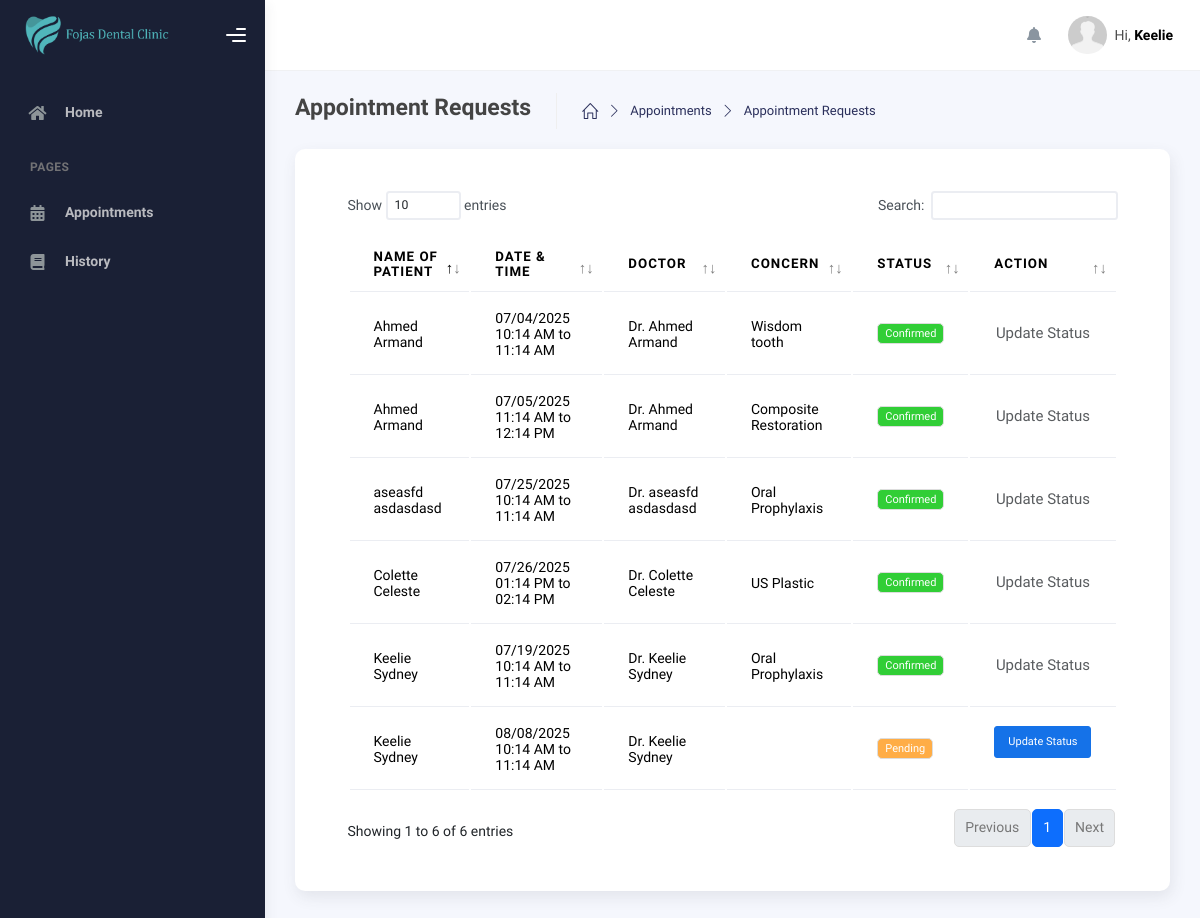
Page /modules/admin/requests.php (signed in) on the earlier database version.
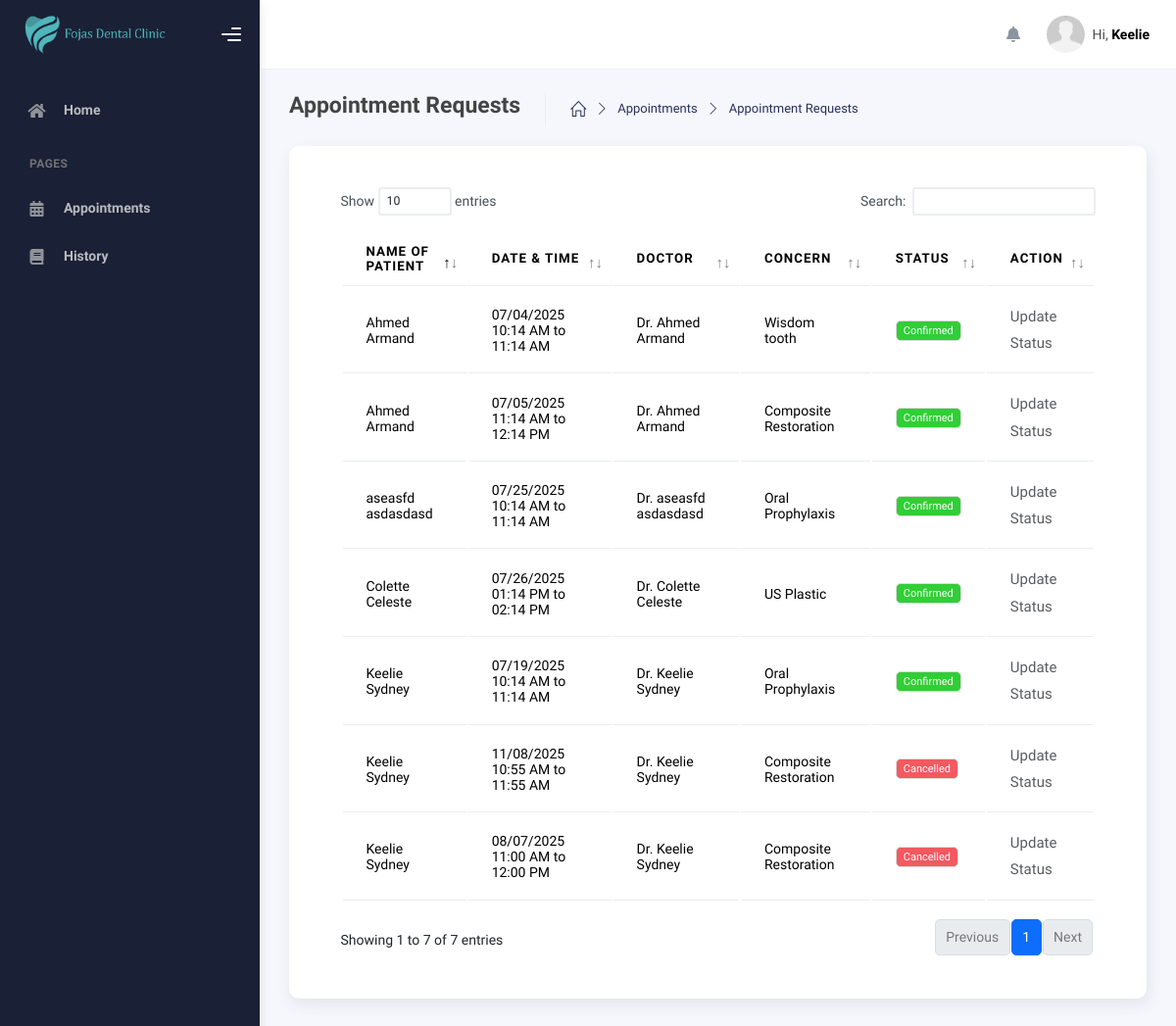
Same page on the later database version.
### tables this page shows
CREATE TABLE `appointments` (
  `id` int(11) NOT NULL,
  `user_id` int(11) NOT NULL,
  `user_id_patient` int(11) NOT NULL,
  `appointment_id` int(110) NOT NULL,
  `concern` varchar(255) NOT NULL,
  `confirmed` int(11) NOT NULL,
  `appointment_time` varchar(100) NOT NULL,
  `appointment_date` varchar(100) NOT NULL,
  `date_created` date NOT NULL,
  `date_updated` date NOT NULL,
  `remarks` varchar(255) DEFAULT NULL,
  `walk_in` int(11) DEFAULT NULL
);

CREATE TABLE `users` (
  `id` int(11) NOT NULL,
  `user_id` int(100) NOT NULL,
  `role_id` int(11) NOT NULL,
  `first_name` varchar(250) NOT NULL,
  `middle_name` varchar(255) NOT NULL,
  `last_name` varchar(255) NOT NULL,
  `mobile_number` varchar(255) NOT NULL,
  `email` varchar(255) DEFAULT NULL,
  `password` varchar(255) NOT NULL,
  `date_of_birth` date NOT NULL,
  `date_created` date NOT NULL,
  `date_updated` date NOT NULL,
  `token` varchar(255) DEFAULT NULL,
  `address` varchar(255) DEFAULT NULL,
  `otp` varchar(100) DEFAULT NULL
);

### modules/admin/requests.php (the view, shortened to what this page needs)
<?php
include_once($_SERVER['DOCUMENT_ROOT'] . '/dental_appointment/includes/header.php');
$first_name = $_SESSION['first_name'];
?>
    <div class="wrapper">
      <?php include '../../includes/sidebar.php'; ?>
      <div class="main-panel">
        <?php include '../../includes/topbar.php'; ?>
        <div class="container">
          <div class="page-inner">
            <div class="page-header">
                <span class="d-flex justify-content-between align-items-center w-100">
                    <span class="d-flex">
                        <h4 class="page-title">Appointment Requests</h4>
                        <ul class="breadcrumbs d-flex justify-items-center align-items-center">
                            <li class="nav-home">
                            <a href="dashboard.php">
                                <i class="icon-home"></i>
                            </a>
                            </li>
                            <li class="separator">
                                <i class="icon-arrow-right"></i>
                            </li>
                            <li class="nav-item">
                                <a href="appointments.php">Appointments</a>
                            </li>
                            <li class="separator">
                                <i class="icon-arrow-right"></i>
                            </li>
                            <li class="nav-item">
                                <a href="#">Appointment Requests</a>
                            </li>
                        </ul>
                    </span>
                </span>
            </div>
            <div class="page-category">
                <div class="card p-5">
                    <div class="table-responsive">
                    <table class="display table table-border table-hover" id="dataTable">
                        <thead>
                            <tr>
                                <th>Name of Patient</th>
                                <th>Date & Time</th>
                                <th>Doctor</th>
                                <th>Concern</th>
                                <th>Status</th>
                                <th>Action</th>
                            </tr>
                        </thead>
                        <tbody>
                            <?php
                                $query_appointments = "SELECT appointments.user_id, appointments.user_id_patient, appointments.concern, appointments.appointment_date, users.first_name, users.middle_name, users.last_name, schedule.start_time, schedule.end_time, appointments.confirmed, appointments.appointment_time, appointments.appointment_id
                                FROM appointments
                                LEFT JOIN users
                                ON
                                appointments.user_id_patient = users.user_id
                                LEFT JOIN schedule
                                ON appointments.user_id = schedule.user_id";
                                $run_appointments = mysqli_query($conn,$query_appointments);
                                if(mysqli_num_rows($run_appointments) > 0){
                                    foreach($run_appointments as $row_appointment){
                                        ?>
                                        <tr>
                                            <td><?php echo $row_appointment['first_name'] . " " . $row_appointment['last_name']?></td>
                                            <td><?php echo $row_appointment['appointment_date']. " ". $row_appointment['appointment_time']?></td>
                                            <td>Dr. <?php echo $row_appointment['first_name'] . " " . $row_appointment['last_name']?></td>
                                            <td><?php echo $row_appointment['concern']?></td>
                                            <td>
                                                <?php
                                                    $handler = match($row_appointment['confirmed']){
                                                        '1' => '<span class="badge bg-success">Confirmed</span>',
                                                        '2' => '<span class="badge bg-danger">Cancelled</span>',
                                                        default => '<span class="badge bg-warning">Pending</span>'
                                                    };
                                                    echo $handler;
                                                ?>
                                            </td>
                                            <td>
                                                <?php
                                                    if(!$row_appointment['confirmed']){
                                                        ?>
                                                        <form action="" method="POST" onsubmit="return confirm('Confirmed? Yes or No');">
                                                            <input type="submit" name="update_status" value="Update Status" class="btn btn-sm btn-primary">
                                                        </form>
                                                        <?php
                                                    }else{
                                                        ?>
                                                        <span class="d-flex align-items-center justify-content-center">
                                                            <p class="text-muted p-0 m-0">Update Status </p>
                                                        </span>
                                                        <?php
                                                    }
                                                ?>
                                            </td>
                                        </tr>
                                        <?php
                                    }
                                }else{
                                    echo "No Data";
                                }
                                ?>
                        </tbody>
                    </table>
                </div>
            </div>
        </div>
    </div>
</div>
</div>
<?php
include "../../includes/scripts.php";
?>

### includes/styles.php (shortened to what this page needs)
<?php
echo '
<script src="' . BASE_PATH . '/assets/js/plugin/webfont/webfont.min.js"></script>
<script>
WebFont.load({
google: { families: ["Public Sans:300,400,500,600,700"] },
custom: {
    families: [
    "Font Awesome 5 Solid",
    "Font Awesome 5 Regular",
    "Font Awesome 5 Brands",
    "simple-line-icons",
    ],
    urls: ["' . BASE_PATH . '/assets/css/fonts.min.css"],
},
active: function () {
    sessionStorage.fonts = true;
},
});
</script>
<link rel="stylesheet" href="' . BASE_PATH . '/assets/css/bootstrap.min.css" />
<link rel="stylesheet" href="' . BASE_PATH . '/assets/css/plugins.min.css" />
<link rel="stylesheet" href="' . BASE_PATH . '/assets/css/kaiadmin.min.css" />
<link rel="stylesheet" href="' . BASE_PATH . '/assets/css/demo.css" />
<link rel="stylesheet" href="' . BASE_PATH . '/assets/css/custom.css" />
'
?>

### includes/header.php (shortened to what this page needs)
<?php
include_once($_SERVER['DOCUMENT_ROOT'] . '/dental_appointment/includes/styles.php');
echo '
  <!DOCTYPE html>
  <html lang="en">
  <head>
    <meta charset="UTF-8">
    <meta name="viewport" content="width=device-width, initial-scale=1.0">
    <link rel="shortcut icon" href="'. BASE_PATH .'/assets/img/logo.png" type="image/x-icon">
    <title>'. APP_NAME .'</title>
  </head>
  <body>
';

### includes/sidebar.php (shortened to what this page needs)
<?php
$role = $_SESSION['role_id'];
echo '
<div class="sidebar sidebar-style-2" data-background-color="dark">
    <div class="sidebar-logo">
        <div class="logo-header" data-background-color="dark">
        <a href="#" class="logo">
            <img
            src="' . BASE_PATH . '/assets/img/banner-2.png"
            alt="navbar brand"
            class="navbar-brand"
            height="40"
            />
        </a>
        <div class="nav-toggle">
            <button class="btn btn-toggle toggle-sidebar">
            <i class="gg-menu-right"></i>
            </button>
            <button class="btn btn-toggle sidenav-toggler">
            <i class="gg-menu-left"></i>
            </button>
        </div>
        <button class="topbar-toggler more">
            <i class="gg-more-vertical-alt"></i>
        </button>
    </div>
</div>
<div class="sidebar-wrapper scrollbar scrollbar-inner">
    <div class="sidebar-content">
    <ul class="nav nav-secondary">
        <li class="nav-item">
            <a href="dashboard.php">
                <i class="fas fa-home"></i>
                <p>Home</p>
            </a>
        </li>
        ';
        if($role == 1){
                echo '
                    <li class="nav-section">
                        <span class="sidebar-mini-icon">
                        <i class="fa fa-ellipsis-h"></i>
                        </span>
                        <h4 class="text-section">Pages</h4>
                    </li>
                    <li class="nav-item">
                        <a href="appointments.php">
                            <i class="fas fa-calendar-alt"></i>
                            <p>Appointments</p>
                        </a>
                    </li>
                    <li class="nav-item">
                        <a href="history.php">
                            <i class="fas fa-book"></i>
                            <p>History</p>
                        </a>
                    </li>
                    ';
            }
            echo '
    </ul>
    </div>
</div>
</div>
';
?>

### includes/topbar.php (shortened to what this page needs)
<?php
echo '
<div class="main-header">
  <nav
    class="navbar navbar-header navbar-header-transparent navbar-expand-lg border-bottom"
  >
    <div class="container-fluid">
      <ul class="navbar-nav topbar-nav ms-md-auto align-items-center">
        <li class="nav-item topbar-icon dropdown hidden-caret ">
          <a
            class="nav-link dropdown-toggle "
            href="#"
            id="notifDropdown"
            role="button"
            data-bs-toggle="dropdown"
            aria-haspopup="true"
            aria-expanded="false"
          >
            <i class="fa fa-bell"></i>
          </a>
        </li>
        <li class="nav-item topbar-user dropdown hidden-caret">
          <a
            class="dropdown-toggle profile-pic"
            data-bs-toggle="dropdown"
            href="#"
            aria-expanded="false"
          >
            <div class="avatar-sm">
              <img
                src="'. BASE_PATH . '/assets/img/default.jpg"
                alt="Userimg"
                class="avatar-img rounded-circle"
              />
            </div>
            <span class="profile-username">
              <span class="op-7">Hi,</span>
              <span class="fw-bold">' . $first_name .'</span>
            </span>
          </a>
          <ul class="dropdown-menu w-50 dropdown-user animated fadeIn">
            <div class="dropdown-user-scroll scrollbar-outer">
              <li>';
              echo '</li>
            </div>
          </ul>
        </li>
      </ul>
    </div>
  </nav>
</div>
';
?>

### includes/scripts.php (shortened to what this page needs)
<?php
echo '
</body>
</html>
';
?>

Differences in the rows shown:
removed appointments: users.first_name "Keelie", users.last_name "Sydney", appointment_date "08/08/2025", appointment_time "10:14 AM to 11:14 AM", confirmed "Pending"
added appointments: users.first_name "Keelie", users.last_name "Sydney", appointment_date "11/08/2025", appointment_time "10:55 AM to 11:55 AM", concern "Composite Restoration", confirmed "Cancelled", shows "Update Status"
added appointments: users.first_name "Keelie", users.last_name "Sydney", appointment_date "08/07/2025", appointment_time "11:00 AM to 12:00 PM", concern "Composite Restoration", confirmed "Cancelled", shows "Update Status"
Other differences:
text written by a page script: "Show entries Search: Showing 1 to 6 of 6 entries Previous 1 Next" → "Show entries Search: Showing 1 to 7 of 7 entries Previous 1 Next"
